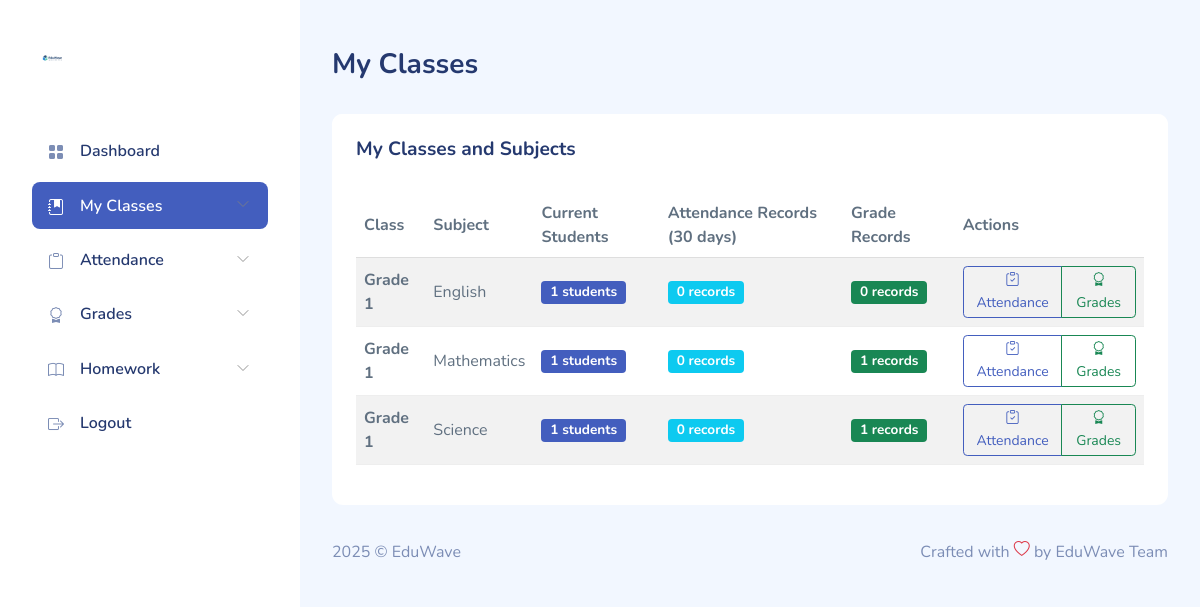
The page /teacher/class_list.php (signed in) on the database its author committed.
### tables this page shows
CREATE TABLE `subjects` (
  `id` int(11) NOT NULL AUTO_INCREMENT,
  `name` varchar(50) NOT NULL,
  `class_id` int(11) DEFAULT NULL,
  PRIMARY KEY (`id`),
  KEY `class_id` (`class_id`),
  CONSTRAINT `subjects_ibfk_1` FOREIGN KEY (`class_id`) REFERENCES `classes` (`id`) ON DELETE CASCADE
);

CREATE TABLE `classes` (
  `id` int(11) NOT NULL AUTO_INCREMENT,
  `grade_name` varchar(20) NOT NULL,
  `notes` text DEFAULT NULL,
  PRIMARY KEY (`id`)
);

### teacher/class_list.php (the view, shortened to what this page needs)
<?php
require_once __DIR__ . '/../includes/config.php';
try {
    $stmt = $pdo->prepare('
        SELECT
            classes.id as class_id,
            classes.grade_name,
            subjects.id as subject_id,
            subjects.name AS subject_name,
            (SELECT COUNT(sc.student_id) FROM student_classes sc WHERE sc.class_id = classes.id AND sc.academic_year = YEAR(CURDATE())) AS student_count,
            (SELECT COUNT(*) FROM attendance a WHERE a.class_id = classes.id AND a.subject_id = subjects.id AND a.attend_date >= DATE_SUB(CURDATE(), INTERVAL 30 DAY)) AS attendance_records,
            (SELECT COUNT(*) FROM grades g WHERE g.subject_id = subjects.id) AS grade_records
        FROM teacher_assignments
        JOIN classes ON teacher_assignments.class_id = classes.id
        JOIN subjects ON teacher_assignments.subject_id = subjects.id
        WHERE teacher_assignments.teacher_id = ?
        ORDER BY classes.grade_name, subjects.name
    ');
    $stmt->execute([$_SESSION['user_id']]);
    $classes = $stmt->fetchAll(PDO::FETCH_ASSOC);
} catch (PDOException $e) {
    $classes = [];
}
?>
<!DOCTYPE html>
<html lang="en">
<head>
    <link rel="stylesheet" href="../dashboardassets/css/bootstrap.css">
    <link rel="stylesheet" href="../dashboardassets/vendors/iconly/bold.css">
    <link rel="stylesheet" href="../dashboardassets/vendors/perfect-scrollbar/perfect-scrollbar.css">
    <link rel="stylesheet" href="../dashboardassets/vendors/bootstrap-icons/bootstrap-icons.css">
    <link rel="stylesheet" href="../dashboardassets/css/app.css">
</head>
<body>
    <div id="app">
        <div id="sidebar" class="active">
            <div class="sidebar-wrapper active">
                <div class="sidebar-header">
                    <div class="d-flex justify-content-between">
                        <div class="logo">
                            <a href="dashboard.php"><img src="../assets/logo.svg" alt="Logo" srcset="" width="40"></a>
                        </div>
                    </div>
                </div>
                <div class="sidebar-menu">
                    <ul class="menu">
                        <li class="sidebar-item">
                            <a href="dashboard.php" class='sidebar-link'>
                                <i class="bi bi-grid-fill"></i>
                                <span>Dashboard</span>
                            </a>
                        </li>
                        <li class="sidebar-item  has-sub active">
                            <a href="#" class='sidebar-link'>
                                <i class="bi bi-journal-bookmark-fill"></i>
                                <span>My Classes</span>
                            </a>
                        </li>
                        <li class="sidebar-item  has-sub">
                            <a href="#" class='sidebar-link'>
                                <i class="bi bi-clipboard"></i>
                                <span>Attendance</span>
                            </a>
                        </li>
                        <li class="sidebar-item  has-sub">
                            <a href="#" class='sidebar-link'>
                                <i class="bi bi-award"></i>
                                <span>Grades</span>
                            </a>
                        </li>
                        <li class="sidebar-item  has-sub">
                            <a href="#" class='sidebar-link'>
                                <i class="bi bi-book"></i>
                                <span>Homework</span>
                            </a>
                        </li>
                        <li class="sidebar-item">
                            <a href="../logout.php" class='sidebar-link'>
                                <i class="bi bi-box-arrow-right"></i>
                                <span>Logout</span>
                            </a>
                        </li>
                    </ul>
                </div>
            </div>
        </div>
        <div id="main">
            <div class="page-heading">
                <h3>My Classes</h3>
            </div>
            <div class="page-content">
                <section class="row">
                    <div class="col-12">
                        <div class="card">
                            <div class="card-header">
                                <h4>My Classes and Subjects</h4>
                            </div>
                            <div class="card-body">
                                <div class="table-responsive">
                                    <table class="table table-striped table-hover">
                                        <thead>
                                            <tr>
                                                <th>Class</th>
                                                <th>Subject</th>
                                                <th>Current Students</th>
                                                <th>Attendance Records (30 days)</th>
                                                <th>Grade Records</th>
                                                <th>Actions</th>
                                            </tr>
                                        </thead>
                                        <tbody>
                                            <?php foreach ($classes as $class): ?>
                                                <tr>
                                                    <td><strong><?= htmlspecialchars($class['grade_name']) ?></strong></td>
                                                    <td><?= htmlspecialchars($class['subject_name']) ?></td>
                                                    <td>
                                                        <span class="badge bg-primary"><?= $class['student_count'] ?> students</span>
                                                    </td>
                                                    <td>
                                                        <span class="badge bg-info"><?= $class['attendance_records'] ?> records</span>
                                                    </td>
                                                    <td>
                                                        <span class="badge bg-success"><?= $class['grade_records'] ?> records</span>
                                                    </td>
                                                    <td>
                                                        <div class="btn-group" role="group">
                                                            <a href="attendance.php?assignment=<?= $class['class_id'] ?>-<?= $class['subject_id'] ?>" class="btn btn-sm btn-outline-primary" title="Take Attendance">
                                                                <i class="bi bi-clipboard-check"></i> Attendance
                                                            </a>
                                                            <a href="grades_enter.php?assignment=<?= $class['class_id'] ?>-<?= $class['subject_id'] ?>" class="btn btn-sm btn-outline-success" title="Enter Grades">
                                                                <i class="bi bi-award"></i> Grades
                                                            </a>
                                                        </div>
                                                    </td>
                                                </tr>
                                            <?php endforeach; ?>
                                        </tbody>
                                    </table>
                                </div>
                            </div>
                        </div>
                    </div>
                </section>
            </div>
            <footer>
                <div class="footer clearfix mb-0 text-muted">
                    <div class="float-start">
                        <p>2025 &copy; EduWave</p>
                    </div>
                    <div class="float-end">
                        <p>Crafted with <span class="text-danger"><i class="bi bi-heart"></i></span> by EduWave Team</p>
                    </div>
                </div>
            </footer>
        </div>
    </div>
</body>
</html>

### dashboardassets/css/app.css (style rules this page uses)
.btn i,.btn svg { width:16px;height:16px }
.btn-group>.btn { border-radius:.267rem }
.card { margin-bottom:2.2rem;border:none }
.card .card-header { border:none }
.card .card-header h4 { font-size:1.2rem;font-weight:700 }
.card .card-header~.card-body { padding-top:0 }
.card .card-body { padding:1.5rem }
#sidebar.active .sidebar-wrapper { left:0 }
.sidebar-wrapper { width:300px;height:100vh;position:fixed;top:0;z-index:10;overflow-y:auto;background-color:#fff;bottom:0;transition:left .5s ease-out }
.sidebar-wrapper .sidebar-header { padding:2rem 2rem 1rem;font-size:2rem;font-weight:700 }
.sidebar-wrapper .sidebar-header img { height:1.2rem }
.sidebar-wrapper .menu { margin-top:2rem;padding:0 2rem;font-weight:600 }
.sidebar-wrapper .menu .sidebar-link { display:block;padding:.7rem 1rem;font-size:1rem;display:flex;align-items:center;border-radius:.5rem;transition:all .5s;text-decoration:none;color:#25396f }
.sidebar-wrapper .menu .sidebar-link i,.sidebar-wrapper .menu .sidebar-link svg { color:#7c8db5 }
.sidebar-wrapper .menu .sidebar-link span { margin-left:1rem }
.sidebar-wrapper .menu .sidebar-item { list-style:none;margin-top:.5rem;position:relative }
.sidebar-wrapper .menu .sidebar-item.has-sub .sidebar-link:after { position:absolute;color:#ccc;right:15px;top:12px;display:block }
.sidebar-wrapper .menu .sidebar-item.active .sidebar-link { background-color:#435ebe }
.sidebar-wrapper .menu .sidebar-item.active .sidebar-link span { color:#fff }
.sidebar-wrapper .menu .sidebar-item.active .sidebar-link i,.sidebar-wrapper .menu .sidebar-item.active .sidebar-link svg { fill:#fff;color:#fff }
.dataTable-table td,.dataTable-table thead th,.table td,.table thead th { vertical-align:middle }
.dataTable-table:not(.table-borderless) thead th,.table:not(.table-borderless) thead th { border-bottom:1px solid #dedede!important }
.bi { width:1rem;height:1rem }
#main { margin-left:300px;padding:2rem }
.page-heading { margin:0 0 2rem }
.page-heading h3 { font-weight:700 }
a { text-decoration:none }

### rows shown on the page
subjects: class.grade_name "Grade 1", name "English", student_count "1", attendance_records "0", grade_records "0"
subjects: class.grade_name "Grade 1", name "Mathematics", student_count "1", attendance_records "0", grade_records "1"
subjects: class.grade_name "Grade 1", name "Science", student_count "1", attendance_records "0", grade_records "1"
